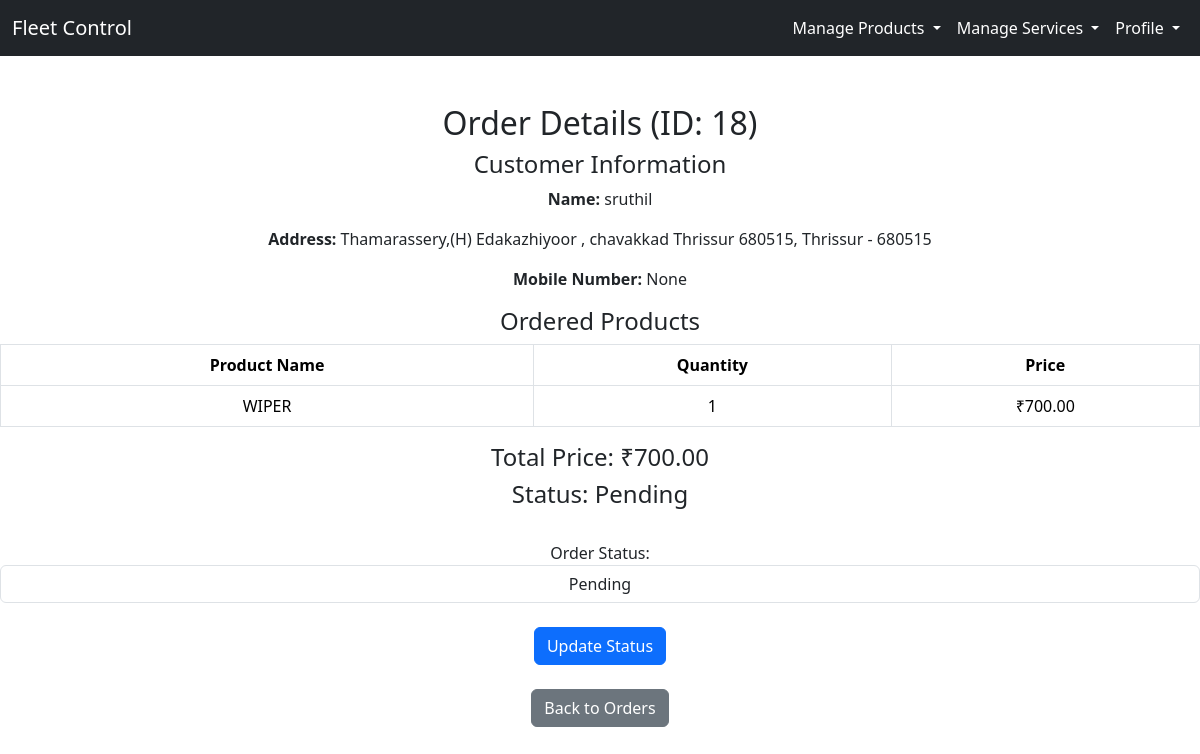
Page /order_details_service_side/18/ (signed in) on the committed database.
### service_app/models.py (models this page shows, shortened)
class Checkout(models.Model):
    user = models.ForeignKey(User, on_delete=models.CASCADE)
    total_price = models.DecimalField(max_digits=10, decimal_places=2)
    checkout_date = models.DateTimeField(auto_now_add=True)
    address = models.CharField(max_length=255, null=True, blank=True)
    location = models.CharField(max_length=100, null=True, blank=True)
    city = models.CharField(max_length=100, null=True, blank=True)
    pincode = models.CharField(max_length=20, null=True, blank=True)
    landmark = models.CharField(max_length=100, null=True, blank=True)
    status = models.CharField(max_length=50)
    message = models.CharField(max_length=255, null=True, blank=True)
    bank_name = models.CharField(max_length=100, null=True, blank=True)
    bank_acc_no = models.CharField(max_length=50, null=True, blank=True)
    ifsc = models.CharField(max_length=20, null=True, blank=True)
    cvv = models.CharField(max_length=4, null=True, blank=True)
    paid = models.BooleanField(default=False)

class User(AbstractUser):
    is_customer = models.BooleanField(default=False, verbose_name='Is Customer')
    is_service = models.BooleanField(default=False, verbose_name='Is Service Center')
    name = models.CharField(max_length=100, default='User')
    profile_picture = models.ImageField(upload_to='profile_pictures', blank=True, null=True)
    location = models.CharField(max_length=300, blank=True, null=True)
    address = models.TextField(max_length=1000, blank=True, null=True)
    city = models.CharField(max_length=250, blank=True, null=True)
    landmark = models.CharField(max_length=250, blank=True, null=True)
    verified = models.BooleanField(default=False, verbose_name='Is Verified')
    gender = models.BooleanField(default=False, verbose_name='Gender')
    date_of_birth = models.DateField(null=True, blank=True, verbose_name='Date of Birth')
    pincode = models.CharField(max_length=10, blank=True, null=True, verbose_name='Pincode')
    mobile_number = models.CharField(max_length=15, blank=True, null=True, verbose_name='Mobile Number')
    bank_name = models.CharField(max_length=100, default='Nil')
    bank_account_number = models.CharField(max_length=50, default='Nil')
    ifsc_code = models.CharField(max_length=20, default='Nil')
    upi_id = models.CharField(max_length=100, default='Nil')

class OrderedProduct(models.Model):
    checkout = models.ForeignKey(Checkout, on_delete=models.CASCADE, related_name='ordered_products')
    product = models.ForeignKey(Product, on_delete=models.CASCADE)
    quantity = models.PositiveIntegerField()
    price = models.DecimalField(max_digits=10, decimal_places=2)

class Product(models.Model):
    product_name = models.CharField(max_length=100)
    category = models.ForeignKey(Category, on_delete=models.CASCADE)
    price = models.DecimalField(max_digits=10, decimal_places=2)
    image = models.ImageField(upload_to='product_images', blank=True, null=True)
    description = models.TextField()
    user = models.ForeignKey(User, on_delete=models.CASCADE, blank=True, null=True)

### service_app/views.py (the view)
# urls.py: path('order_details_service_side/<int:order_id>/', views.order_details_service_side, name='order_details_service_side'),
def order_details_service_side(request, order_id):
    order = get_object_or_404(Checkout, id=order_id)
    ordered_products = order.ordered_products.all()
    context = {
        'order': order,
        'ordered_products': ordered_products,
    }
    return render(request, 'service_center/order_details_service_side.html', context)

### templates/service_center/order_details_service_side.html (shortened to what this page needs)
{% extends 'service_center/service_base.html' %}
{% load static %}
{% block content %}
<br>
<br>
<div class="text-center">
<h2>Order Details (ID: {{ order.id }})</h2>
<h4>Customer Information</h4>
<p><strong>Name:</strong> {{ order.user.name }}</p>
<p><strong>Address:</strong> {{ order.address }}, {{ order.city }} - {{ order.pincode }}</p>
<p><strong>Mobile Number:</strong> {{ order.user.mobile_number }}</p>
<h4>Ordered Products</h4>
<table class="table table-bordered">
    <thead>
        <tr>
            <th>Product Name</th>
            <th>Quantity</th>
            <th>Price</th>
        </tr>
    </thead>
    <tbody>
        {% for item in ordered_products %}
            <tr>
                <td>{{ item.product.product_name }}</td>
                <td>{{ item.quantity }}</td>
                <td>₹{{ item.price }}</td>
            </tr>
        {% endfor %}
    </tbody>
</table>
<h4>Total Price: ₹{{ order.total_price }}</h4>
<h4>Status: {{ order.status }}</h4>
<br>
<form method="POST" action="{% url 'update_order_status' order.id %}">
    <div class="form-group">
        <label for="status">Order Status:</label>
        <select id="status" name="status" class="form-control text-center">
            <option value="pending" {% if order.status == 'pending' %}selected{% endif %}>Pending</option>
        </select>
    </div>
    <br>
    <button type="submit" class="btn btn-primary">Update Status</button>
    <br>
</form>
<br>
<a href="{% url 'manage_product_orders' %}" class="btn btn-secondary">Back to Orders</a>
<div>
<br>
<br>
{% endblock %}

### rows in the picture
Checkout: id "18", user.name "sruthil", address "Thamarassery,(H) Edakazhiyoor , chavakkad Thrissur 680515", city "Thrissur", pincode "680515", user.mobile_number "None", total_price "700.00", status "Pending"
OrderedProduct: product.product_name "WIPER", quantity "1", price "700.00"
